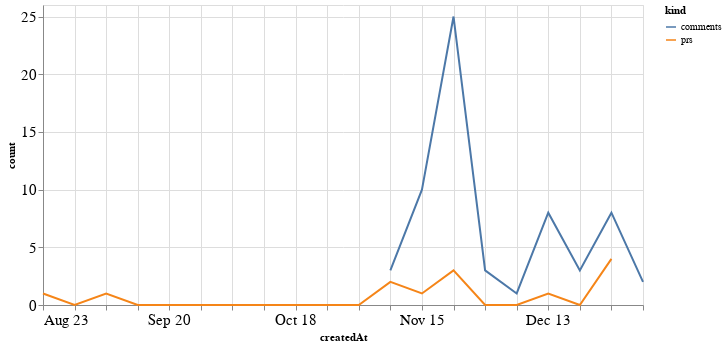

Notebook cell for this chart:
### Code cell
alt.Chart(total_time, width=600).mark_line().encode(
    x='createdAt',
    y='count',
    color='kind'
)

### Figure 1 — Vega-Lite specification as saved in the notebook (floating-point values rounded to 4 significant figures)
{"config": {"axisLeft": {"labelFontSize": 15}, "axisBottom": {"labelFontSize": 15}}, "data": {"name": "data-2b36d27fa84deb855ae0783e5d0b59fc"}, "mark": "line", "encoding": {"color": {"type": "nominal", "field": "kind"}, "x": {"type": "temporal", "field": "createdAt"}, "y": {"type": "quantitative", "field": "count"}}, "width": 600, "$schema": "https://vega.github.io/schema/vega-lite/v4.8.1.json", "datasets": {"data-2b36d27fa84deb855ae0783e5d0b59fc": [{"createdAt": "2020-08-23T00:00:00", "kind": "prs", "count": 1.0}, {"createdAt": "2020-08-30T00:00:00", "kind": "prs", "count": 0.0}, {"createdAt": "2020-09-06T00:00:00", "kind": "prs", "count": 1.0}, {"createdAt": "2020-09-13T00:00:00", "kind": "prs", "count": 0.0}, {"createdAt": "2020-09-20T00:00:00", "kind": "prs", "count": 0.0}, {"createdAt": "2020-09-27T00:00:00", "kind": "prs", "count": 0.0}, {"createdAt": "2020-10-04T00:00:00", "kind": "prs", "count": 0.0}, {"createdAt": "2020-10-11T00:00:00", "kind": "prs", "count": 0.0}, {"createdAt": "2020-10-18T00:00:00", "kind": "prs", "count": 0.0}, {"createdAt": "2020-10-25T00:00:00", "kind": "prs", "count": 0.0}, {"createdAt": "2020-11-01T00:00:00", "kind": "prs", "count": 0.0}, {"createdAt": "2020-11-08T00:00:00", "kind": "prs", "count": 2.0}, {"createdAt": "2020-11-15T00:00:00", "kind": "prs", "count": 1.0}, {"createdAt": "2020-11-22T00:00:00", "kind": "prs", "count": 3.0}, {"createdAt": "2020-11-29T00:00:00", "kind": "prs", "count": 0.0}, {"createdAt": "2020-12-06T00:00:00", "kind": "prs", "count": 0.0}, {"createdAt": "2020-12-13T00:00:00", "kind": "prs", "count": 1.0}, {"createdAt": "2020-12-20T00:00:00", "kind": "prs", "count": 0.0}, {"createdAt": "2020-12-27T00:00:00", "kind": "prs", "count": 4.0}, {"createdAt": "2021-01-03T00:00:00", "kind": "prs", "count": null}, {"createdAt": "2020-08-23T00:00:00", "kind": "comments", "count": null}, {"createdAt": "2020-08-30T00:00:00", "kind": "comments", "count": null}, {"createdAt": "2020-09-06T00:00:00", "kind": "comments", "count": null}, {"createdAt": "2020-09-13T00:00:00", "kind": "comments", "count": null}, {"createdAt": "2020-09-20T00:00:00", "kind": "comments", "count": null}, {"createdAt": "2020-09-27T00:00:00", "kind": "comments", "count": null}, {"createdAt": "2020-10-04T00:00:00", "kind": "comments", "count": null}, {"createdAt": "2020-10-11T00:00:00", "kind": "comments", "count": null}, {"createdAt": "2020-10-18T00:00:00", "kind": "comments", "count": null}, {"createdAt": "2020-10-25T00:00:00", "kind": "comments", "count": null}, {"createdAt": "2020-11-01T00:00:00", "kind": "comments", "count": null}, {"createdAt": "2020-11-08T00:00:00", "kind": "comments", "count": 3.0}, {"createdAt": "2020-11-15T00:00:00", "kind": "comments", "count": 10.0}, {"createdAt": "2020-11-22T00:00:00", "kind": "comments", "count": 25.0}, {"createdAt": "2020-11-29T00:00:00", "kind": "comments", "count": 3.0}, {"createdAt": "2020-12-06T00:00:00", "kind": "comments", "count": 1.0}, {"createdAt": "2020-12-13T00:00:00", "kind": "comments", "count": 8.0}, {"createdAt": "2020-12-20T00:00:00", "kind": "comments", "count": 3.0}, {"createdAt": "2020-12-27T00:00:00", "kind": "comments", "count": 8.0}, {"createdAt": "2021-01-03T00:00:00", "kind": "comments", "count": 2.0}]}}
